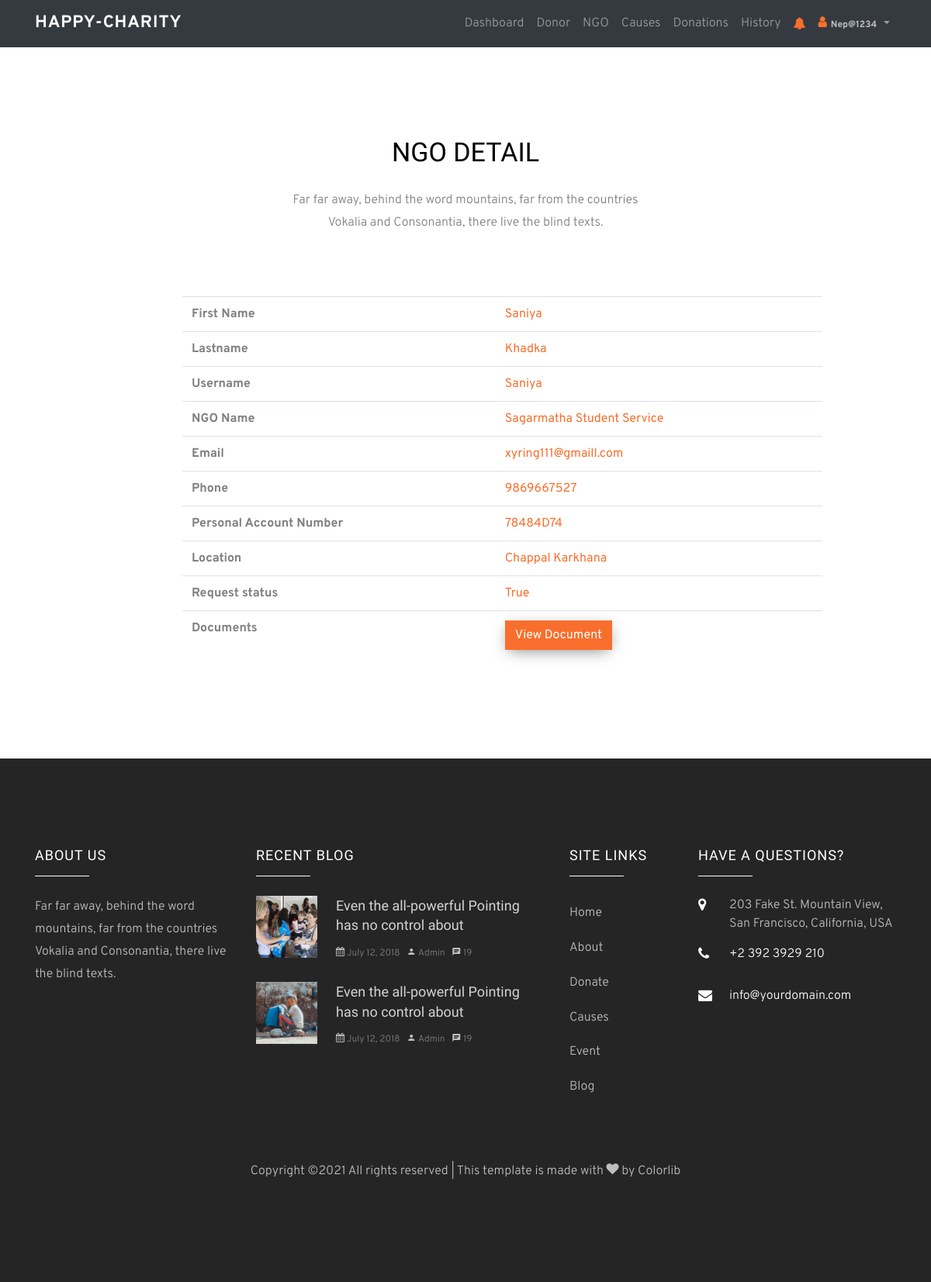
The app's page /ngo/2/details (signed in) with its own data.
### account/models.py (models this page shows, shortened)
class UserProfile(models.Model):
    user = models.OneToOneField(User, on_delete=models.CASCADE)
    ngo_name = models.CharField(max_length=200, blank=False)
    location = models.CharField(max_length=300, blank=False)
    pan = models.CharField(max_length=20, blank=False, unique=True)
    phone_regex = RegexValidator(regex=r'^\+?1?\d{6,12}$',
                                 message="Phone number must be entered in the format: '+999999999'. Up to 12 digits allowed.")
    phone = models.CharField(validators=[phone_regex], max_length=15, blank=False,
                             unique=True)  # validators should be a list
    document = models.FileField(upload_to='documents/', blank=False)
    field_history = FieldHistoryTracker(['user'])

### account/views.py (the view)
# urls.py: path('ngo/<int:pk>/details', views.NGODetailView.as_view(), name='detail_ngo'),
@method_decorator(permission_required('is_staff'), name='dispatch')
@method_decorator(login_required, name='dispatch')
class NGODetailView(DetailView):
    model = UserProfile
    template_name = 'account/ngo_detailview.html'
    context_object_name = 'ngo_detail'

### account/templates/account/ngo_detailview.html (shortened to what this page needs)
{% extends 'account/basetemplates/admin_nav_base.html' %}
{% load static %}
{% block body %}
<section class="ftco-section">
    <div class="container">
        <div class="row justify-content-center mb-5 pb-3">
            <div class="col-md-5 heading-section ftco-animate text-center">
                <h2 class="mb-4">NGO Detail</h2>
                <p>Far far away, behind the word mountains, far from the countries Vokalia and Consonantia, there
                    live the blind texts.</p>
            </div>
        </div>
        <div class="row text-center">
            <div class="col-md-2"></div>
            <div class="col-md-9 ftco-animate">
                <div class="container bootstrap snippets bootdey">
                    <div class="panel-body inf-content">
                        <div class="row">
                            <div class="table-responsive">
                                <table class="table table-user-information">
                                    <tbody>
                                    <tr>
                                        <td>
                                            <strong>
                                                First Name
                                            </strong>
                                        </td>
                                        <td class="text-primary">
                                            {{ ngo_detail.user.first_name }}
                                        </td>
                                    </tr>
                                    <tr>
                                        <td>
                                            <strong>
                                                Lastname
                                            </strong>
                                        </td>
                                        <td class="text-primary">
                                            {{ ngo_detail.user.last_name }}
                                        </td>
                                    </tr>
                                    <tr>
                                        <td>
                                            <strong>
                                                Username
                                            </strong>
                                        </td>
                                        <td class="text-primary">
                                            {{ ngo_detail.user.username }}
                                        </td>
                                    </tr>
                                    <tr>
                                        <td>
                                            <strong>
                                                NGO Name
                                            </strong>
                                        </td>
                                        <td class="text-primary">
                                            {{ ngo_detail.ngo_name }}
                                        </td>
                                    </tr>
                                    <tr>
                                        <td>
                                            <strong>
                                                Email
                                            </strong>
                                        </td>
                                        <td class="text-primary">
                                            {{ ngo_detail.user.email }}
                                        </td>
                                    </tr>
                                    <tr>
                                        <td>
                                            <strong>
                                                Phone
                                            </strong>
                                        </td>
                                        <td class="text-primary">
                                            {{ ngo_detail.phone }}
                                        </td>
                                    </tr>
                                    <tr>
                                        <td>
                                            <strong>
                                                Personal Account Number
                                            </strong>
                                        </td>
                                        <td class="text-primary">
                                            {{ ngo_detail.pan }}
                                        </td>
                                    </tr>
                                    <tr>
                                        <td>
                                            <strong>
                                                Location
                                            </strong>
                                        </td>
                                        <td class="text-primary">
                                            {{ ngo_detail.location }}
                                        </td>
                                    </tr>
                                    <tr>
                                        <td>
                                            <strong>
                                                Request status
                                            </strong>
                                        </td>
                                        <td class="text-primary">
                                            {{ ngo_detail.user.is_active }}
                                        </td>
                                    </tr>
                                    <tr>
                                        <td>
                                            <strong>
                                                Documents
                                            </strong>
                                        </td>
                                        <td class="text-primary">
                                            <span class="pull-right">
                                                <a href="{{ ngo_detail.document.url }}"
                                                   class="btn btn-primary">View Document</a>
                                            </span>
                                        </td>
                                    </tr>
                                    </tbody>
                                </table>
                            </div>
                        </div>
                    </div>
                </div>
            </div>
        </div>
    </div>
</section>
{% endblock %}

### account/templates/account/basetemplates/admin_nav_base.html (shortened to what this page needs)
<html lang="en">
{% load static %}
{% load notifications_tags %}
<head>
    <link rel="stylesheet" href={% static 'css/customer/css/open-iconic-bootstrap.min.css' %}>
    <link rel="stylesheet" href={% static 'css/customer/css/animate.css' %} >
    <link rel="stylesheet" href={% static 'css/customer/css/owl.carousel.min.css' %} >
                  <link rel="stylesheet" href={% static 'css/customer/css/owl.theme.default.min.css' %} >
                  <link rel="stylesheet" href={% static 'css/customer/css/magnific-popup.css' %} >
                  <link rel="stylesheet" href={% static 'css/customer/css/aos.css' %} >
                  <link rel="stylesheet" href={% static 'css/customer/css/ionicons.min.css' %} >
                  <link rel="stylesheet" href={% static "css/customer/css/bootstrap-datepicker.css"  %} >
                  <link rel="stylesheet" href={% static 'css/customer/css/jquery.timepicker.css' %} >
                  <link rel="stylesheet" href={% static 'css/customer/css/flaticon.css' %} >
                  <link rel="stylesheet" href={% static 'css/customer/css/icomoon.css' %} >
                  <link rel="stylesheet" href={% static 'css/customer/css/style.css' %} >
                  </head>
<body>
<nav class="navbar navbar-expand-lg navbar-dark ftco_navbar bg-dark ftco-navbar-dark" id="ftco-navbar">
    <div class="container">
        {% if request.user.is_staff %}
        <a class="navbar-brand" href="{% url 'dashboard' %}">HAPPY-CHARITY</a>
        {% else %}
        <a class="navbar-brand" href="{% url 'index' %}">HAPPY-CHARITY</a>
        {% endif %}
        <div class="collapse navbar-collapse" id="ftco-nav">
            <ul class="navbar-nav ml-auto">
                {% if request.user.is_superuser %}
                <li class="nav-item"><a href="{% url 'dashboard' %}" class="nav-link">Dashboard</a></li>
                <li class="nav-item"><a href="{% url 'list_donor' %}" class="nav-link">Donor</a></li>
                <li class="nav-item"><a href="{% url 'list_ngo' %}" class="nav-link">NGO</a></li>
                <li class="nav-item"><a href="{% url 'list_cause' %}" class="nav-link">Causes</a></li>
                <li class="nav-item"><a href="{% url 'list_donation' %}" class="nav-link">Donations</a></li>
                <li class="nav-item"><a href="{% url 'list_history' %}" class="nav-link">History</a></li>
                {% endif %}
            </ul>
            {% if user.is_authenticated %}
            <ul class="navbar-nav show">
                    <li class="nav-item dropdown" role="button">
                        <a class="nav-link dropdown" href="#" id=""
                           data-toggle="dropdown"
                           aria-haspopup="true" aria-expanded="true"><i
                                class="icon icon-bell" style="color:#f86f2b;"></i></a>
                    </li>
                </ul>
                <ul class="navbar-nav">
                    <li class="nav-item dropdown">
                        <a class="nav-link dropdown-toggle" href="#" id="navbarDropdownMenuLink"
                           data-toggle="dropdown"
                           aria-haspopup="true" aria-expanded="true"><i
                                class="icon icon-user" style="color:#f86f2b;"></i><span class="badge">{{user.username}}</span></a>
                    </li>
                </ul>
            {% endif %}
        </div>
    </div>
</nav>
{% block body %}
{% endblock %}
<footer class="ftco-footer ftco-section img">
      <div class="container">
        <div class="row mb-5">
          <div class="col-md-3">
            <div class="ftco-footer-widget mb-4">
              <h2 class="ftco-heading-2">About Us</h2>
              <p>Far far away, behind the word mountains, far from the countries Vokalia and Consonantia, there live the blind texts.</p>
              <ul class="ftco-footer-social list-unstyled float-md-left float-lft mt-5">
              </ul>
            </div>
          </div>
          <div class="col-md-4">
            <div class="ftco-footer-widget mb-4">
              <h2 class="ftco-heading-2">Recent Blog</h2>
              <div class="block-21 mb-4 d-flex">
                <a class="blog-img mr-4" style="background-image: url(images/image_1.jpg);"></a>
                <div class="text">
                  <h3 class="heading"><a href="#">Even the all-powerful Pointing has no control about</a></h3>
                  <div class="meta">
                    <div><a href="#"><span class="icon-calendar"></span> July 12, 2018</a></div>
                    <div><a href="#"><span class="icon-person"></span> Admin</a></div>
                    <div><a href="#"><span class="icon-chat"></span> 19</a></div>
                  </div>
                </div>
              </div>
              <div class="block-21 mb-4 d-flex">
                <a class="blog-img mr-4" style="background-image: url(images/image_2.jpg);"></a>
                <div class="text">
                  <h3 class="heading"><a href="#">Even the all-powerful Pointing has no control about</a></h3>
                  <div class="meta">
                    <div><a href="#"><span class="icon-calendar"></span> July 12, 2018</a></div>
                    <div><a href="#"><span class="icon-person"></span> Admin</a></div>
                    <div><a href="#"><span class="icon-chat"></span> 19</a></div>
                  </div>
                </div>
              </div>
            </div>
          </div>
          <div class="col-md-2">
             <div class="ftco-footer-widget mb-4 ml-md-4">
              <h2 class="ftco-heading-2">Site Links</h2>
              <ul class="list-unstyled">
                <li><a href="#" class="py-2 d-block">Home</a></li>
                <li><a href="#" class="py-2 d-block">About</a></li>
                <li><a href="#" class="py-2 d-block">Donate</a></li>
                <li><a href="#" class="py-2 d-block">Causes</a></li>
                <li><a href="#" class="py-2 d-block">Event</a></li>
                <li><a href="#" class="py-2 d-block">Blog</a></li>
              </ul>
            </div>
          </div>
          <div class="col-md-3">
            <div class="ftco-footer-widget mb-4">
            	<h2 class="ftco-heading-2">Have a Questions?</h2>
            	<div class="block-23 mb-3">
	              <ul>
	                <li><span class="icon icon-map-marker"></span><span class="text">203 Fake St. Mountain View, San Francisco, California, USA</span></li>
	                <li><a href="#"><span class="icon icon-phone"></span><span class="text">+2 392 3929 210</span></a></li>
	                <li><a href="#"><span class="icon icon-envelope"></span><span class="text">info@yourdomain.com</span></a></li>
	              </ul>
	            </div>
            </div>
          </div>
        </div>
        <div class="row">
          <div class="col-md-12 text-center">
            <p>
  Copyright &copy;<script>document.write(new Date().getFullYear());</script> All rights reserved | This template is made with <i class="icon-heart" aria-hidden="true"></i> by <a href="https://colorlib.com" target="_blank">Colorlib</a>
  </p>
          </div>
        </div>
      </div>
    </footer>
</body>
</html>

### static/css/customer/css/icomoon.css (style rules this page uses)
[class^="icon-"], [class*=" icon-"] { font-family: 'icomoon' !important; speak: none; font-style: normal; font-weight: normal; font-variant: normal; text-transform: none; line-height: 1; -webkit-font-smoothing: antialiased; -moz-osx-font-smoothing: grayscale; }
.icon-heart:before { content: "\f004"; }
.icon-user:before { content: "\f007"; }
.icon-map-marker:before { content: "\f041"; }
.icon-calendar:before { content: "\f073"; }
.icon-phone:before { content: "\f095"; }
.icon-envelope:before { content: "\f0e0"; }
.icon-bell:before { content: "\f0f3"; }
.icon-chat:before { content: "\e0b7"; }
.icon-person:before { content: "\e7fd"; }

### records on screen
UserProfile: user.first_name "Saniya", user.last_name "Khadka", user.username "Saniya", ngo_name "Sagarmatha Student Service", user.email "xyring111@gmaill.com", phone "9869667527", pan "78484D74", location "Chappal Karkhana", user.is_active "True"

### other values on screen
{{ user.username }} "Nep@1234"
